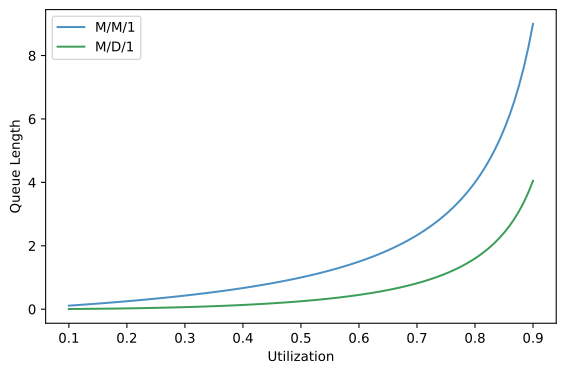

The Python source for this figure:
import os
import numpy as np
import matplotlib.pyplot as plt

rho = np.linspace(0.1, 0.9, 100)
mm1 = rho / (1 - rho)
md1 = (rho**2) / (2 * (1 - rho))
plt.figure(figsize=(6,4))
plt.plot(rho, mm1, label='M/M/1', color='#4a90c4')
plt.plot(rho, md1, label='M/D/1', color='#3d9e5a')
plt.xlabel('Utilization')
plt.ylabel('Queue Length')
plt.legend()
plt.tight_layout()
plt.savefig(os.environ.get('VISUAL_OUT_PATH', 'out.svg'), format='svg', bbox_inches='tight')
